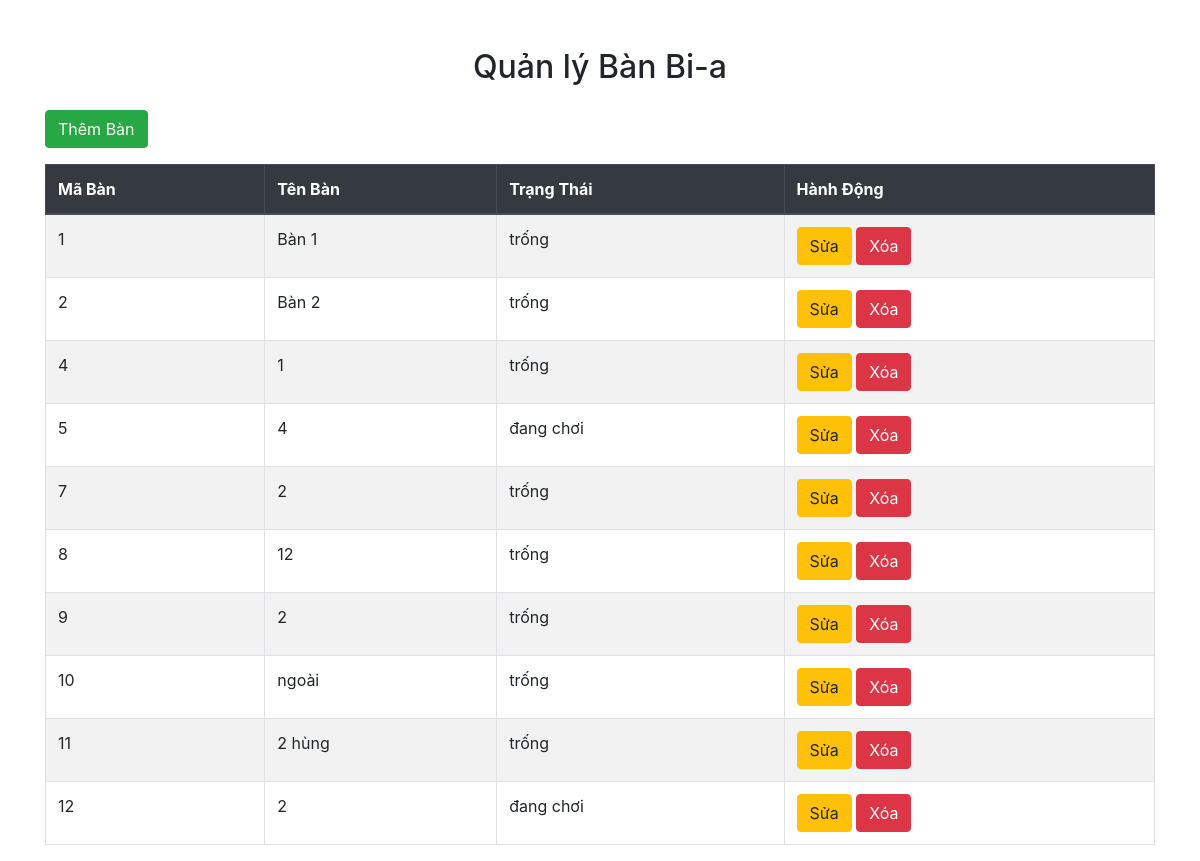
Screenshot of /Controller/BanBia/manage_banbia.php with the database file from the repository.
### tables this page shows
CREATE TABLE `banbia` (
  `maBanBia` int(11) NOT NULL,
  `tenBanBia` varchar(100) NOT NULL,
  `trangThai` enum('trống','đang chơi','đã đặt') NOT NULL DEFAULT 'trống'
);

### Controller/BanBia/manage_banbia.php (the view, shortened to what this page needs)
<?php
include '../../Connect/connect.php';
$sql = "SELECT * FROM banbia";
$result = $conn->query($sql);
?>
<!DOCTYPE html>
<html lang="vi">
<head>
    <link rel="stylesheet" href="https://stackpath.bootstrapcdn.com/bootstrap/4.4.1/css/bootstrap.min.css">
    <link rel="stylesheet" href="../../View/Home_Admin/admin.css">
</head>
<body>
    <div class="container mt-5">
        <h2 class="text-center mb-4">Quản lý Bàn Bi-a</h2>
        <button class="btn btn-success mb-3" data-toggle="modal" data-target="#addModal">Thêm Bàn</button>
        <table class="table table-striped table-bordered">
            <thead class="thead-dark">
                <tr>
                    <th>Mã Bàn</th>
                    <th>Tên Bàn</th>
                    <th>Trạng Thái</th>
                    <th>Hành Động</th>
                </tr>
            </thead>
            <tbody>
                <?php
                if ($result->num_rows > 0) {
                    while($row = $result->fetch_assoc()) {
                        echo "<tr>";
                        echo "<td>" . htmlspecialchars($row['maBanBia']) . "</td>";
                        echo "<td>" . htmlspecialchars($row['tenBanBia']) . "</td>";
                        echo "<td>" . htmlspecialchars($row['trangThai']) . "</td>";
                        echo "<td>
                                <button class='btn btn-warning' data-toggle='modal' data-target='#editModal' data-id='" . htmlspecialchars($row['maBanBia']) . "' data-name='" . htmlspecialchars($row['tenBanBia']) . "' data-status='" . htmlspecialchars($row['trangThai']) . "'>Sửa</button>
                                <a href='delete_banbia.php?id=" . htmlspecialchars($row['maBanBia']) . "' class='btn btn-danger' onclick='return confirm(\"Bạn có chắc chắn muốn xóa bàn này không?\");'>Xóa</a>
                              </td>";
                        echo "</tr>";
                    }
                } else {
                    echo "<tr><td colspan='4' class='text-center'>Không có dữ liệu</td></tr>";
                }
                ?>
            </tbody>
        </table>
    </div>
</body>
</html>

### rows the page displays
banbia: maBanBia "1", tenBanBia "Bàn 1", trangThai "trống"
banbia: maBanBia "2", tenBanBia "Bàn 2", trangThai "trống"
banbia: maBanBia "4", tenBanBia "1", trangThai "trống"
banbia: maBanBia "5", tenBanBia "4", trangThai "đang chơi"
banbia: maBanBia "7", tenBanBia "2", trangThai "trống"
banbia: maBanBia "8", tenBanBia "12", trangThai "trống"
banbia: maBanBia "9", tenBanBia "2", trangThai "trống"
banbia: maBanBia "10", tenBanBia "ngoài", trangThai "trống"
banbia: maBanBia "11", tenBanBia "2 hùng", trangThai "trống"
banbia: maBanBia "12", tenBanBia "2", trangThai "đang chơi"
